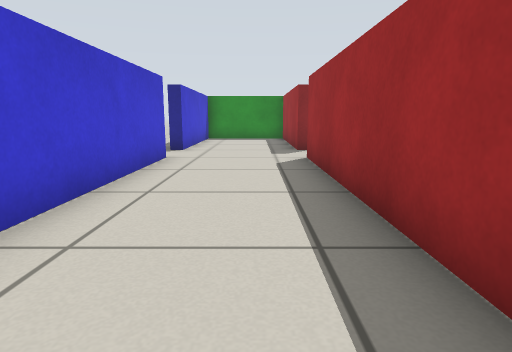
view 1 (above)

12 first-person views from a walk through a Gazebo world. The camera is 0.51 m above the floor, tilts 10° down and sees 75° across. The floor is counted in squares, 0.5 m on a side. Each view is taken from the middle of a square. On the plan, view 1 faces up. The plan holds only what a view shows up to about 13 squares ahead; the rest is blank.

view 2
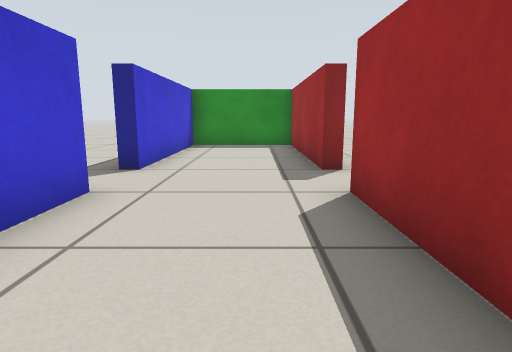

view 3
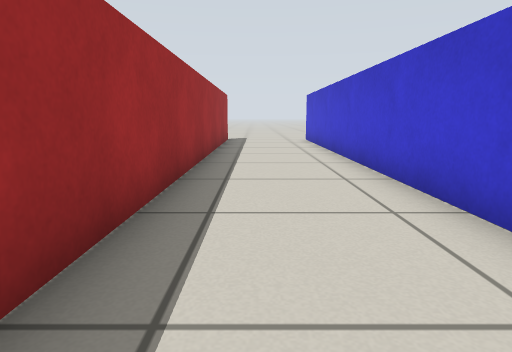

view 4
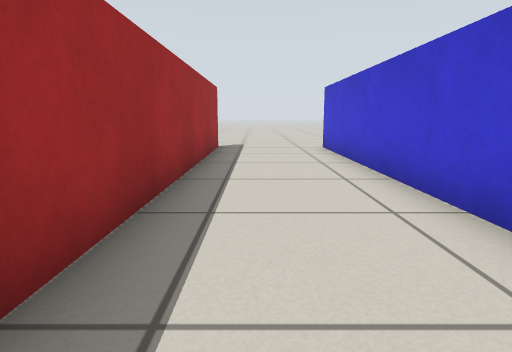

view 5
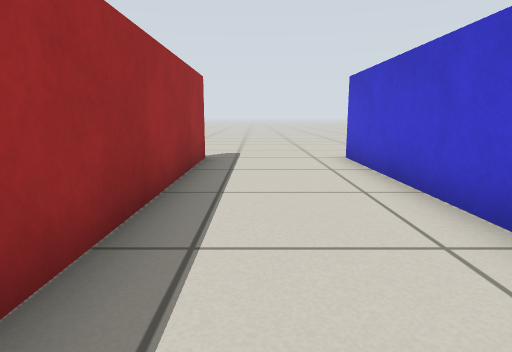

view 6
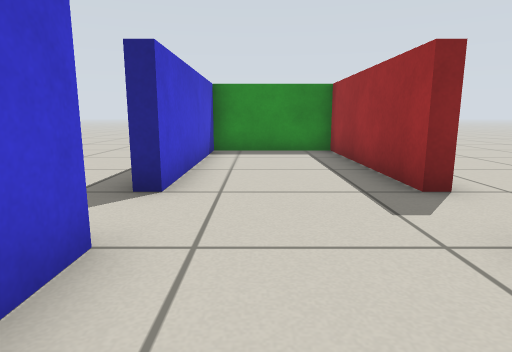

view 7
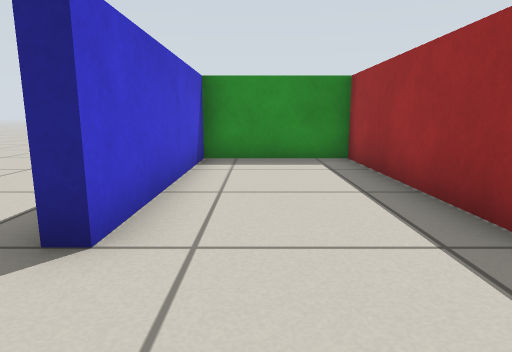

view 8
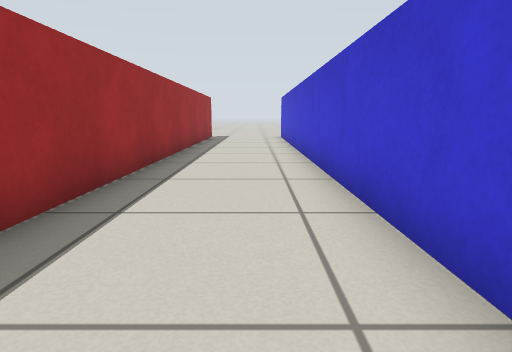

view 9
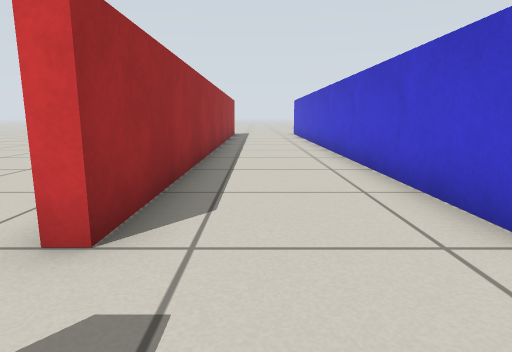

view 10
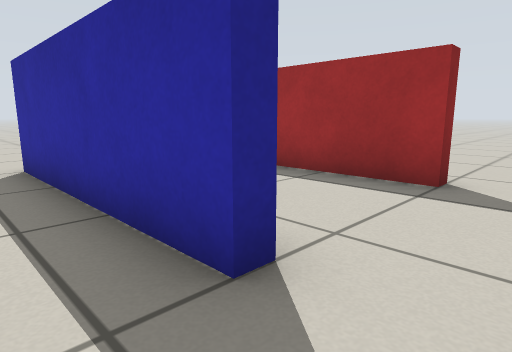

view 11
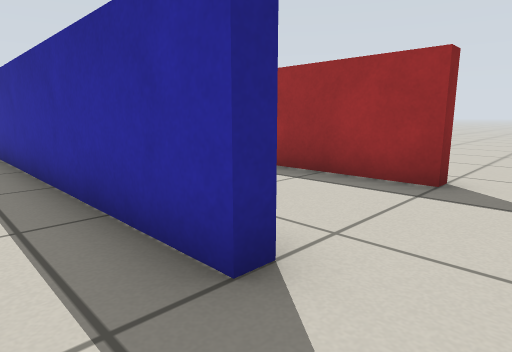

view 12
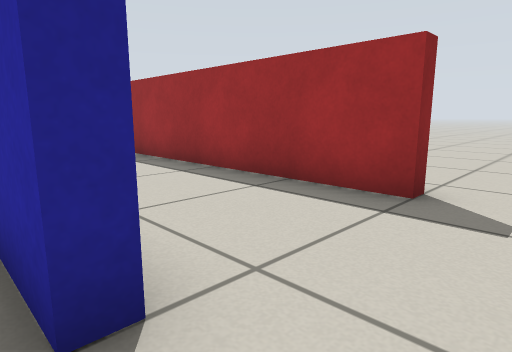

### Floor plan
Points are (right, up) in squares from view 1. A wall is a line through its corners. A room is listed if a view was taken in it or the views show most of it. See-through windows are left out.
Room 1 (views 1, 2, 3, 4, 5, 6, 7, 8, 9, 12)
walls: (-2.3, 8.5) (-2.3, -9.5) (-2.7, -9.5); (1.8, 10.5) (1.3, 10.5) (1.3, 16.3) (-2.3, 16.3) (-2.3, 10.5) (-2.7, 10.5); (1.8, -9.5) (1.3, -9.5) (1.3, 8.5)
ways out: opening at (-3, -10.5) to room 2; opening at (-3, 9.5) to room 2; opening at (1, -10.5) to room 2; opening at (1, 9.5) to room 2
Room 2 (views 10, 11)
walls: (1.3, 8.5) (1.8, 8.5); (-2.7, 10.5) (-2.7, 16.5); (-2.7, -9.5) (-2.7, -1)
ways out: opening at (-3, -10.5) to room 1; opening at (-3, 9.5) to room 1; opening at (1, -10.5) to room 1; opening at (1, 9.5) to room 1

Where each view was taken, in squares from view 1:
view 1: 0 up, 0 right, facing up
view 2: 4 up, 0 right, facing up
view 3: 6 up, 0 right, facing down
view 4: 2 up, 0 right, facing down
view 5: 1 down, 0 right, facing down
view 6: 6 up, 1 left, facing up
view 7: 8 up, 1 left, facing up
view 8: 8 up, 1 left, facing down
view 9: 11 up, 0 right, facing down
view 10: 9 up, 4 left, facing up-right
view 11: 11 down, 4 left, facing up-right
view 12: 11 down, 3 left, facing up-right
